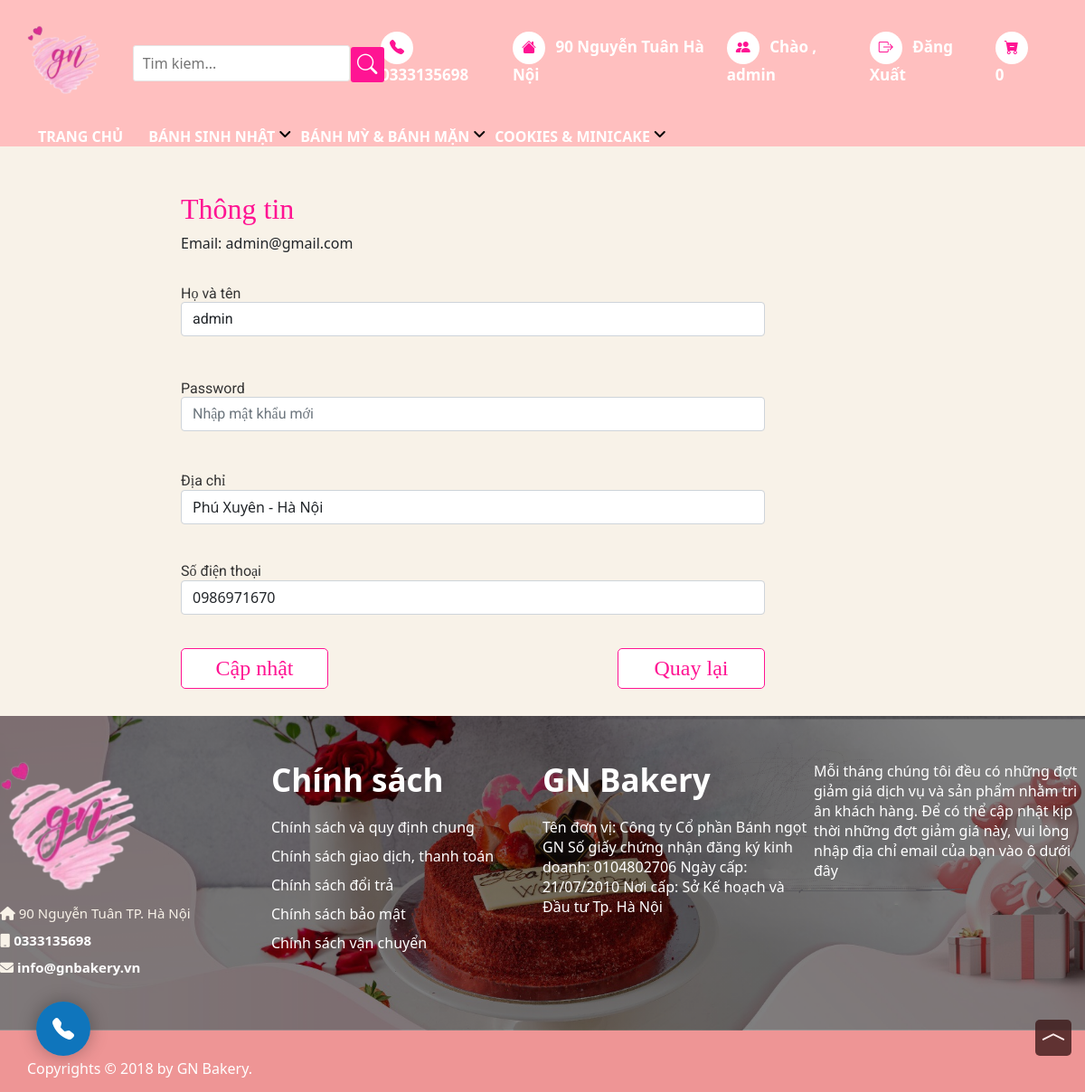
Screenshot of /update.php (signed in) with the database file from the repository.
### tables this page shows
CREATE TABLE `categories` (
  `id` int(11) NOT NULL,
  `name` varchar(50) NOT NULL
);

CREATE TABLE `users` (
  `id` int(11) NOT NULL,
  `name` varchar(50) NOT NULL,
  `email` varchar(255) NOT NULL,
  `password` varchar(255) NOT NULL,
  `phone` varchar(15) DEFAULT NULL,
  `address` varchar(255) DEFAULT NULL,
  `level` int(1) NOT NULL
);

### cart_function.php (called while the page is built, shortened)
<?php
function total_item($cart){
    $total = 0;
    return $total;
}
?>

### update.php (the view, shortened to what this page needs)
<?php
  $id = $_SESSION['id'];
  require './database/connect.php';
  $sql = "SELECT * FROM users WHERE (id = '$id')" ;
  $result = mysqli_query($connect,$sql);
  $row = mysqli_fetch_assoc($result);
?>
<!DOCTYPE html>
<html lang="en">
<head>
    <link rel="stylesheet" href="css/update.css">
    <link rel="stylesheet" href="css/style.css">
    <link rel="stylesheet" href="https://cdn.jsdelivr.net/npm/bootstrap-icons@1.8.1/font/bootstrap-icons.css">
<link href="https://cdn.jsdelivr.net/npm/bootstrap@5.1.3/dist/css/bootstrap.min.css" rel="stylesheet">
<link rel="stylesheet"  href="https://cdnjs.cloudflare.com/ajax/libs/font-awesome/6.0.0/css/all.min.css">
<link
	rel="stylesheet"
	type="text/css"
	href="https://cdn.jsdelivr.net/npm/slick-carousel@1.8.1/slick/slick.css"
  />
</head>
<body>
<?php require './header.php'; ?>
    <form action="process-update.php" method = "post">
        <div class="page_container">
                <div class="main_content">
                            <h2>Thông tin</h2>
                            Email:<span name = "email"> <?php echo $row['email'] ?></span>
                            <div class="form_name">
                                <label for="">Họ và tên</label>
                                <input type="text" name = "name" class="form-control" placeholder = "Nhập họ tên" value ="<?php echo $row['name']?>" required>
                              </div>
                            <div class="form_name">
                                <label for="">Password</label>
                                <input type="password" name = "password" class="form-control" placeholder="Nhập mật khẩu mới">
                              </div>
                            <div class="form_address">
                                <label for="">Địa chỉ</label>
                                <input type="" name = "address" class="form-control" placeholder="Thêm địa chỉ" value = "<?php
                                                                                                                if($row['address']==NULL){
                                                                                                                    echo "";
                                                                                                                }else{
                                                                                                                    echo $row['address'];
                                                                                                                }
                                                                                                            ?>">
                              </div>
                            <div class="form_phone">
                                  <label for="">Số điện thoại</label>
                                <input type="" name = "phone" class="form-control" placeholder="Thêm số điện thoại" value = "<?php
                                                                                                                if($row['phone']==NULL){
                                                                                                                    echo "";
                                                                                                                }else{
                                                                                                                    echo $row['phone'];
                                                                                                                }
                                                                                                            ?>">
                              </div>
                            <div class="btnup">
                                <button class="btnUpdate" name="btnUpdate" type="submit">Cập nhật</button>
                                <a href=""><button  class="btnUpdatet">Quay lại</button></a>
                            </div>
                </div>
        </div>
    </form>
    <footer>
    <div class="footer-top">
      <div class="wrapper">
        <div class="inner">
          <div class="grid-item">
            <div class="contact-item ">
              <div class="ft-contact">
                <div class="ft-contact-logo ">
                  <a href="/"><img style="width: 50%;height:50%;" src="img/logo.png"
                      alt="GN BAKERY - Bánh ngọt Pháp"></a>
                </div>
                <div class="ft-contact-address">
                  <i class="fa fa-home" aria-hidden="true"></i> 90 Nguyễn Tuân TP. Hà Nội
                </div>
                <div class="ft-contact-tel">
                  <i class="fa fa-mobile" aria-hidden="true"></i> <a style=" text-decoration: none; color: white; font-weight: bolder;"
                    href="tel:0333135698">0333135698</a>
                </div>
                <div class="ft-contact-email">
                  <i class="fa fa-envelope" aria-hidden="true"></i> <a style="text-decoration: none; color: white;font-weight: bolder;"
                    href="mailto:info@gnbakery.vn">info@gnbakery.vn</a>
                </div>
              </div>
            </div>
            <div class="menu ">
              <div class="ft-menu">
                <h4>Chính sách</h4>
                <ul class="list">
                  <li><a style="text-decoration: none;" href="">Chính sách và quy định chung</a></li>
                  <li><a style="text-decoration: none;" href="">Chính sách giao dịch, thanh toán</a></li>
                  <li><a style="text-decoration: none;" href="">Chính sách đổi trả</a></li>
                  <li><a style="text-decoration: none;" href="">Chính sách bảo mật</a></li>
                  <li><a style="text-decoration: none;" href="">Chính sách vận chuyển</a></li>
                </ul>
              </div>
            </div>
            <div class="subscribe ">
              <div class="ft-subscribe-wrapper">
                <h4>GN Bakery</h4>
                <div class="ft-subscribe">
                  <p>Tên đơn vị: Công ty Cổ phần Bánh ngọt GN
                    Số giấy chứng nhận đăng ký kinh doanh: 0104802706
                    Ngày cấp: 21/07/2010
                    Nơi cấp: Sở Kế hoạch và Đầu tư Tp. Hà Nội
                  </p>
                </div>
              </div>
            </div>
            <div class="connect">
              <p>Mỗi tháng chúng tôi đều có những đợt giảm giá dịch vụ và sản phẩm nhằm tri ân khách hàng. Để có thể cập
                nhật kịp thời những đợt giảm giá này, vui lòng nhập địa chỉ email của bạn vào ô dưới đây
            </div>
          </div>
        </div>
      </div>
    </div>
    <div class="footer-bottom">
      <div class="wrapper">
        <div class="inner">
          <div class="grid">
            <div class="grid__item ">
              <div class="ft-copyright">
                Copyrights © 2018 by <a style="text-decoration:none;" target="_blank" href="">GN Bakery</a>.
              </div>
            </div>
          </div>
        </div>
      </div></div>
    </footer>
    <div id="hotline">
      <a href="tel:0333135698" id="yBtn">
        <i class="bi bi-telephone-fill"></i>
      </a>
    </div>
    <div id="backtop">
      <i class="bi bi-chevron-compact-up"></i>
    </div>
</body>
</html>

### header.php (shortened to what this page needs)
<?php
require 'cart_function.php';
require './database/connect.php';
    $sql = "select * from categories";
    $categories = mysqli_query($connect, $sql);
$cart = (isset($_SESSION['cart']))? $_SESSION['cart'] : [];
?>
  <header class="medium-header">
    <div class="site-header">
      <div class="header-left">
        <div class="logo">
          <h1>
            <a href="#">
              <img src="img/logo.png">
            </a>
          </h1>
        </div>
        <div class="search">
          <form action="/search" method="get" class="input-search" role="search">
            <input id="search" type="search" name="q" value placeholder="Tim kiem..." class="input-field" aria-label="Tim kiem ..." autocomplete="off">
            <span class="input-group-btn">
              <button type="submit" class="btn icon-fallback-text">
                <i class="bi bi-search" aria-hidden="true"></i>
              </button>
            </span>
          </form>
        </div>
      </div>
      <div class="header-right">
        <ul class="list-item">
          <a class="item" href="tel:0333135698">
            <i class="bi bi-telephone-fill" aria-hidden="true"></i>
            <span>0333135698</span>
          </a>
          <a class="item" href="#">
            <i class="bi bi-house-fill" aria-hidden="true"></i>
            <span>
              90 Nguyễn Tuân Hà Nội
            </span>
          </a>
          <?php if(empty($_SESSION['id'])) { ?>
            <a class="item" href="./signin.php">
              <i class="bi bi-people-fill" aria-hidden="true"></i>
              Tài khoản
            </a>
          <?php } else { ?>
              <a class="item" href="user.php">
              <i class="bi bi-people-fill" aria-hidden="true"></i>
              Chào , <?= $_SESSION['name'] ?>
            </a>
            <a class="item" href="signout.php">
              <i class="bi bi-box-arrow-right" aria-hidden="true"></i>
              Đăng Xuất
            </a>
          <?php } ?>
          <a class="item" href="cart.php">
            <div class="cart-total-price">
              <i class="bi bi-cart-dash-fill" aria-hidden="true"></i>
              <?php if(empty($_SESSION['id'])) { ?><span id="CartCount">
              0</span>
              <?php } else { ?>
                <span id="CartCount"><?php echo total_item($cart) ?></span>
                <?php } ?>
            </div>
          </a>
      </div>
    </div>
    <nav class="container">
      <ul id="main-menu">
        <li><a href="./index.php">TRANG CHỦ</a></li>
        <?php foreach($categories as $category) { ?>
            <li>
                <a href="#"><?= $category['name'] ?></a>
            </li>
          <?php } ?>
      </ul>
    </nav>
  </header>

### css/update.css (style rules this page uses)
body { line-height: normal !important; font-size: 16px; font-family: sans-serif; color: black; background-color: #f8f2e8; }
* { box-sizing: border-box; }
.page_container { background-color: #F8F2E8; padding-bottom: 30px; }
.main_content { height: 100%; width: 800px; margin: 0 auto; }
h2 { padding-top: 50px; font-family: Playfair Display; color: #FF1493; }
.form_name { height: 70px; width: 646px; margin-top: 35px; color: #333333; font-family: Roboto; }
.form_address { height: 70px; width: 646px; margin-top: 30px; }
label { font-family: Roboto; color: #333333; }
.form_phone { height: 70px; width: 646px; margin-top: 30px; }
.btnUpdate { background-color: white; height: 45px; width: 163px; left: 563px; top: 412px; border-radius: 5px; border: 1px solid #FF1493; font-family: Playfair Display; font-size: 24px; font-weight: 400; color: #FF1493; margin-top: 27px; }
.btnUpdatet { background-color: white; height: 45px; width: 163px; left: 563px; top: 412px; border-radius: 5px; border: 1px solid #FF1493; font-family: Playfair Display; font-size: 24px; font-weight: 400; color: #FF1493; margin-top: 27px; margin-left: 320px; }
.btnup { display: flex; }
.ft-copyright { margin-left: 30px; }
.header-right .list-item .item { text-decoration: none; }
.input-group-btn .btn { padding: 0; }

### rows the page displays
categories: name "BÁNH SINH NHẬT"
categories: name "BÁNH MỲ & BÁNH MẶN"
categories: name "COOKIES & MINICAKE"
users: email "admin@gmail.com", name "admin", address "Phú Xuyên - Hà Nội", phone "0986971670"

### other values shown
$_SESSION['name'] "admin"
total_item($cart) "0"
